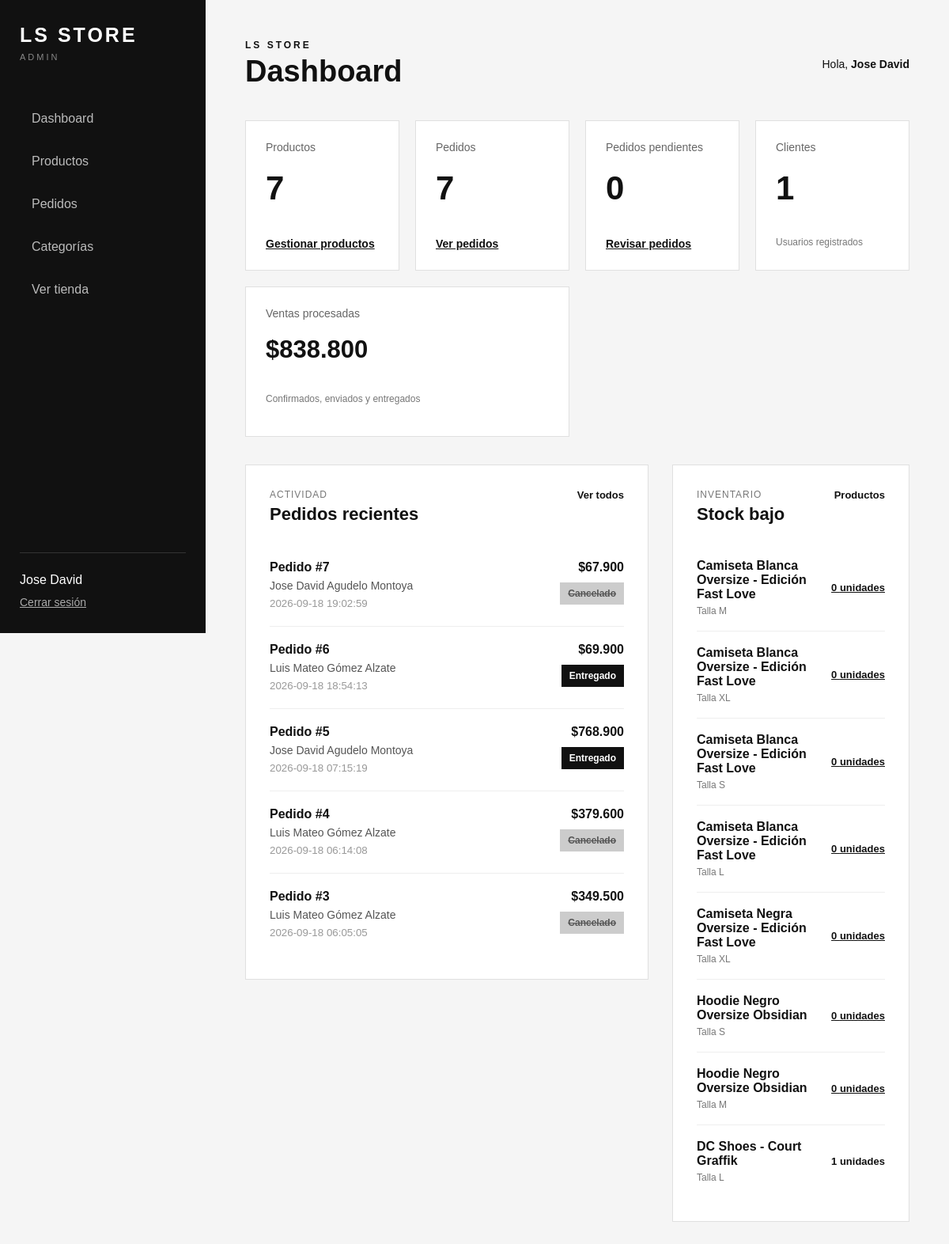
/admin/index.php (signed in), run on the app's committed database.
### tables this page shows
CREATE TABLE `pedidos` (
  `id` int(11) NOT NULL,
  `usuario_id` int(11) NOT NULL,
  `total` decimal(10,2) NOT NULL,
  `direccion` varchar(255) NOT NULL,
  `ciudad` varchar(100) NOT NULL,
  `departamento` varchar(100) NOT NULL,
  `telefono` varchar(20) NOT NULL,
  `estado` varchar(30) NOT NULL,
  `fecha_pedido` timestamp NOT NULL DEFAULT current_timestamp()
);

CREATE TABLE `usuarios` (
  `id` int(11) NOT NULL,
  `nombres` varchar(100) NOT NULL,
  `apellidos` varchar(100) NOT NULL,
  `correo` varchar(150) NOT NULL,
  `password` varchar(255) NOT NULL,
  `telefono` varchar(20) DEFAULT NULL,
  `rol` varchar(20) NOT NULL,
  `estado` varchar(20) NOT NULL,
  `fecha_registro` timestamp NOT NULL DEFAULT current_timestamp()
);

CREATE TABLE `producto_tallas` (
  `id` int(11) NOT NULL,
  `producto_id` int(11) NOT NULL,
  `talla` varchar(10) NOT NULL,
  `stock` int(11) NOT NULL DEFAULT 0
);

CREATE TABLE `productos` (
  `id` int(11) NOT NULL,
  `categoria_id` int(11) NOT NULL,
  `nombre` varchar(150) NOT NULL,
  `descripcion` text NOT NULL,
  `precio` decimal(10,2) NOT NULL,
  `imagen` varchar(255) DEFAULT NULL,
  `color` varchar(50) DEFAULT NULL,
  `estado` varchar(20) NOT NULL,
  `fecha_creacion` timestamp NOT NULL DEFAULT current_timestamp()
);

### admin/index.php (the view, shortened to what this page needs)
<?php
require_once __DIR__ . "/../config/conexion.php";
$sql_productos = "
    SELECT COUNT(*) AS total
    FROM productos
";
$resultado_productos =
    $conexion->query($sql_productos);
$total_productos =
    (int) $resultado_productos
        ->fetch_assoc()["total"];
$sql_pedidos = "
    SELECT COUNT(*) AS total
    FROM pedidos
";
$resultado_pedidos =
    $conexion->query($sql_pedidos);
$total_pedidos =
    (int) $resultado_pedidos
        ->fetch_assoc()["total"];
$sql_pendientes = "
    SELECT COUNT(*) AS total
    FROM pedidos
    WHERE estado = 'pendiente'
";
$resultado_pendientes =
    $conexion->query($sql_pendientes);
$total_pendientes =
    (int) $resultado_pendientes
        ->fetch_assoc()["total"];
$sql_clientes = "
    SELECT COUNT(*) AS total
    FROM usuarios
    WHERE rol = 'cliente'
";
$resultado_clientes =
    $conexion->query($sql_clientes);
$total_clientes =
    (int) $resultado_clientes
        ->fetch_assoc()["total"];
$sql_ventas = "
    SELECT
        COALESCE(SUM(total), 0) AS total
    FROM pedidos
    WHERE estado IN (
        'confirmado',
        'enviado',
        'entregado'
    )
";
$resultado_ventas =
    $conexion->query($sql_ventas);
$total_ventas =
    $resultado_ventas
        ->fetch_assoc()["total"];
$sql_recientes = "
    SELECT
        pedidos.id,
        pedidos.total,
        pedidos.estado,
        pedidos.fecha_pedido,
        usuarios.nombres,
        usuarios.apellidos
    FROM pedidos
    INNER JOIN usuarios
        ON pedidos.usuario_id = usuarios.id
    ORDER BY pedidos.fecha_pedido DESC
    LIMIT 5
";
$resultado_recientes =
    $conexion->query($sql_recientes);
$sql_stock_bajo = "
    SELECT
        productos.id,
        productos.nombre,
        producto_tallas.talla,
        producto_tallas.stock
    FROM producto_tallas
    INNER JOIN productos
        ON producto_tallas.producto_id =
           productos.id
    WHERE productos.estado = 'activo'
    AND producto_tallas.stock <= 3
    ORDER BY
        producto_tallas.stock ASC,
        productos.nombre ASC
    LIMIT 8
";
$resultado_stock_bajo =
    $conexion->query($sql_stock_bajo);
?>
<!DOCTYPE html>
<html lang="es">
<head>
    <link
        rel="stylesheet"
        href="../assets/css/admin.css"
    >
</head>
<body>
<div class="admin-layout">
    <?php
        require_once __DIR__ .
            "/includes/sidebar.php";
    ?>
    <main class="admin-main">
        <div class="admin-cabecera">
            <div>
                <p>
                    LS STORE
                </p>
                <h1>
                    Dashboard
                </h1>
            </div>
            <div class="admin-bienvenida">
                Hola,
                <strong>
                    <?php
                        echo htmlspecialchars(
                            $_SESSION["nombres"]
                        );
                    ?>
                </strong>
            </div>
        </div>
        <section class="admin-estadisticas">
            <article class="admin-card">
                <span>
                    Productos
                </span>
                <strong>
                    <?php
                        echo $total_productos;
                    ?>
                </strong>
                <a href="productos/index.php">
                    Gestionar productos
                </a>
            </article>
            <article class="admin-card">
                <span>
                    Pedidos
                </span>
                <strong>
                    <?php
                        echo $total_pedidos;
                    ?>
                </strong>
                <a href="pedidos/index.php">
                    Ver pedidos
                </a>
            </article>
            <article class="admin-card">
                <span>
                    Pedidos pendientes
                </span>
                <strong>
                    <?php
                        echo $total_pendientes;
                    ?>
                </strong>
                <a href="pedidos/index.php">
                    Revisar pedidos
                </a>
            </article>
            <article class="admin-card">
                <span>
                    Clientes
                </span>
                <strong>
                    <?php
                        echo $total_clientes;
                    ?>
                </strong>
                <p>
                    Usuarios registrados
                </p>
            </article>
            <article class="admin-card admin-card-ventas">
                <span>
                    Ventas procesadas
                </span>
                <strong>
                    $<?php
                        echo number_format(
                            $total_ventas,
                            0,
                            ",",
                            "."
                        );
                    ?>
                </strong>
                <p>
                    Confirmados, enviados y entregados
                </p>
            </article>
        </section>
        <section class="admin-dashboard-grid">
            <div class="admin-dashboard-panel">
                <div class="admin-dashboard-panel-header">
                    <div>
                        <p>
                            Actividad
                        </p>
                        <h2>
                            Pedidos recientes
                        </h2>
                    </div>
                    <a href="pedidos/index.php">
                        Ver todos
                    </a>
                </div>
                <?php if (
                    $resultado_recientes->num_rows === 0
                ): ?>
                    <p class="admin-vacio">
                        Todavía no hay pedidos.
                    </p>
                <?php else: ?>
                    <div class="admin-pedidos-recientes">
                        <?php while (
                            $pedido =
                                $resultado_recientes
                                    ->fetch_assoc()
                        ): ?>
                            <article class="admin-pedido-reciente">
                                <div>
                                    <a
                                        href="pedidos/ver.php?id=<?php
                                            echo (int)
                                                $pedido["id"];
                                        ?>"
                                        class="admin-pedido-numero"
                                    >
                                        Pedido
                                        #<?php
                                            echo (int)
                                                $pedido["id"];
                                        ?>
                                    </a>
                                    <p>
                                        <?php
                                            echo htmlspecialchars(
                                                $pedido["nombres"]
                                                . " "
                                                . $pedido["apellidos"]
                                            );
                                        ?>
                                    </p>
                                    <small>
                                        <?php
                                            echo htmlspecialchars(
                                                $pedido[
                                                    "fecha_pedido"
                                                ]
                                            );
                                        ?>
                                    </small>
                                </div>
                                <div class="admin-pedido-reciente-final">
                                    <strong>
                                        $<?php
                                            echo number_format(
                                                $pedido["total"],
                                                0,
                                                ",",
                                                "."
                                            );
                                        ?>
                                    </strong>
                                    <span
                                        class="admin-estado pedido-<?php
                                            echo htmlspecialchars(
                                                $pedido["estado"]
                                            );
                                        ?>"
                                    >
                                        <?php
                                            echo htmlspecialchars(
                                                ucfirst(
                                                    $pedido["estado"]
                                                )
                                            );
                                        ?>
                                    </span>
                                </div>
                            </article>
                        <?php endwhile; ?>
                    </div>
                <?php endif; ?>
            </div>
            <div class="admin-dashboard-panel">
                <div class="admin-dashboard-panel-header">
                    <div>
                        <p>
                            Inventario
                        </p>
                        <h2>
                            Stock bajo
                        </h2>
                    </div>
                    <a href="productos/index.php">
                        Productos
                    </a>
                </div>
                <?php if (
                    $resultado_stock_bajo->num_rows === 0
                ): ?>
                    <p class="admin-vacio">
                        No hay productos con stock bajo.
                    </p>
                <?php else: ?>
                    <div class="admin-stock-lista">
                        <?php while (
                            $stock =
                                $resultado_stock_bajo
                                    ->fetch_assoc()
                        ): ?>
                            <article class="admin-stock-item">
                                <div>
                                    <a
                                        href="productos/editar.php?id=<?php
                                            echo (int)
                                                $stock["id"];
                                        ?>"
                                    >
                                        <?php
                                            echo htmlspecialchars(
                                                $stock["nombre"]
                                            );
                                        ?>
                                    </a>
                                    <span>
                                        Talla
                                        <?php
                                            echo htmlspecialchars(
                                                $stock["talla"]
                                            );
                                        ?>
                                    </span>
                                </div>
                                <strong
                                    class="<?php
                                        echo
                                            (int) $stock["stock"] === 0
                                                ? "admin-sin-stock"
                                                : "";
                                    ?>"
                                >
                                    <?php
                                        echo (int)
                                            $stock["stock"];
                                    ?>
                                    unidades
                                </strong>
                            </article>
                        <?php endwhile; ?>
                    </div>
                <?php endif; ?>
            </div>
        </section>
    </main>
</div>
</body>
</html>

### data on the page
pedidos: id "7", usuario.apellidos "Jose David Agudelo Montoya", fecha_pedido "2026-09-18 19:02:59", total "67.900", estado "Cancelado"
pedidos: id "6", usuario.apellidos "Luis Mateo Gómez Alzate", fecha_pedido "2026-09-18 18:54:13", total "69.900", estado "Entregado"
pedidos: id "5", usuario.apellidos "Jose David Agudelo Montoya", fecha_pedido "2026-09-18 07:15:19", total "768.900", estado "Entregado"
pedidos: id "4", usuario.apellidos "Luis Mateo Gómez Alzate", fecha_pedido "2026-09-18 06:14:08", total "379.600", estado "Cancelado"
pedidos: id "3", usuario.apellidos "Luis Mateo Gómez Alzate", fecha_pedido "2026-09-18 06:05:05", total "349.500", estado "Cancelado"
producto_tallas: producto.nombre "Camiseta Blanca Oversize - Edición Fast Love", talla "M", stock "0"
producto_tallas: producto.nombre "Camiseta Blanca Oversize - Edición Fast Love", talla "XL", stock "0"
producto_tallas: producto.nombre "Camiseta Blanca Oversize - Edición Fast Love", talla "S", stock "0"
producto_tallas: producto.nombre "Camiseta Blanca Oversize - Edición Fast Love", talla "L", stock "0"
producto_tallas: producto.nombre "Camiseta Negra Oversize - Edición Fast Love", talla "XL", stock "0"
producto_tallas: producto.nombre "Hoodie Negro Oversize Obsidian", talla "S", stock "0"
producto_tallas: producto.nombre "Hoodie Negro Oversize Obsidian", talla "M", stock "0"
producto_tallas: producto.nombre "DC Shoes - Court Graffik", talla "L", stock "1"

### other printed values
$_SESSION["nombres"] "Jose David"
$total_productos "7"
$total_pedidos "7"
$total_pendientes "0"
$total_clientes "1"
$total_ventas "838.800"
